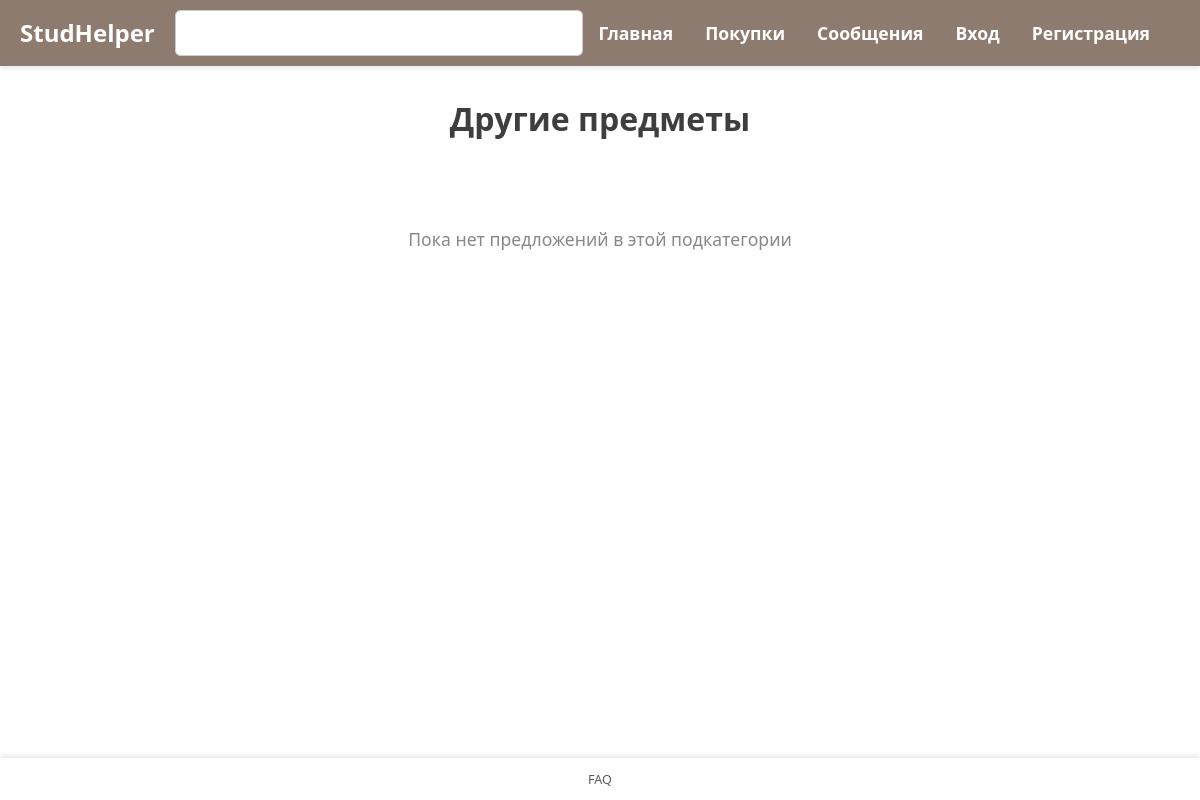
Before: /tema/Алгебра with the older database file.
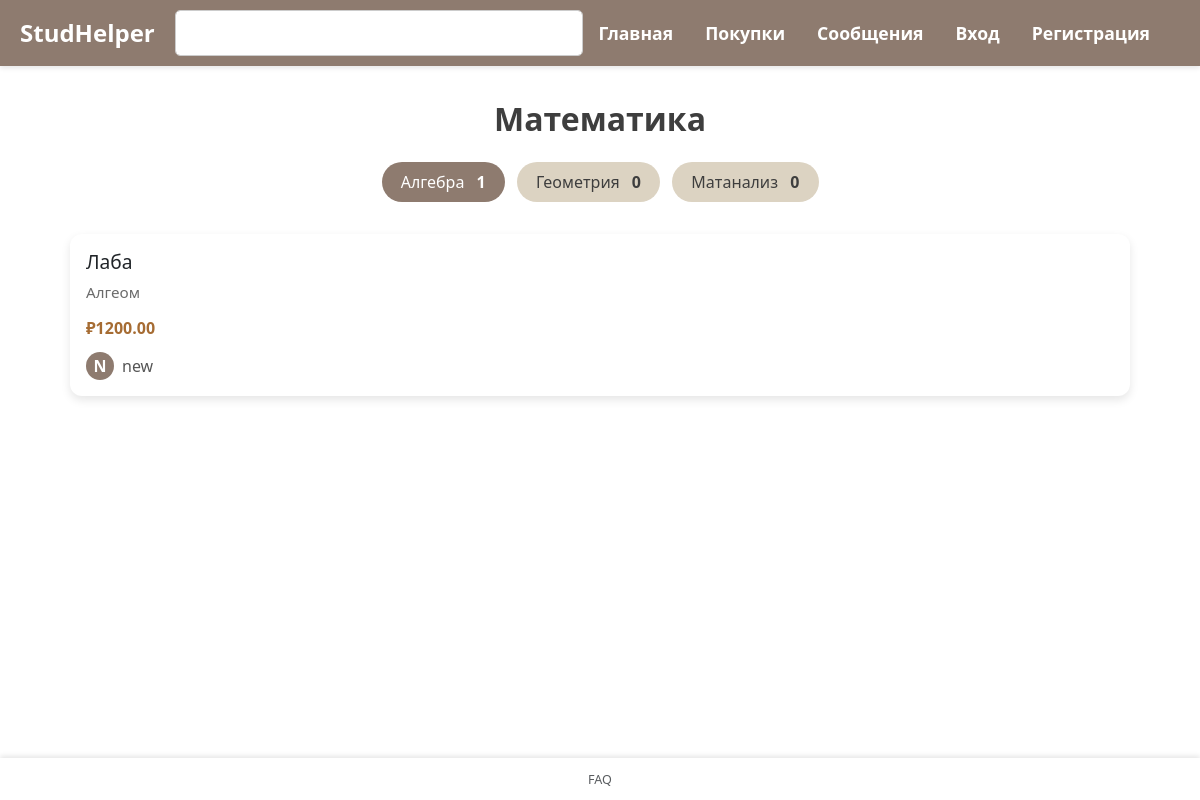
After: the same page with the newer database file.
### app.py (models this page shows)
class Category(db.Model):
    id = db.Column(db.Integer, primary_key=True)
    name = db.Column(db.String(100), unique=True, nullable=False)
    subcategories = db.relationship('Subcategory', backref='category', lazy=True)

class Subcategory(db.Model):
    id = db.Column(db.Integer, primary_key=True)
    name = db.Column(db.String(100), unique=True, nullable=False)
    category_id = db.Column(db.Integer, db.ForeignKey('category.id'), nullable=False)

class Offer(db.Model):
    id = db.Column(db.Integer, primary_key=True)
    title = db.Column(db.String(200), nullable=False)
    description = db.Column(db.Text, nullable=False)
    price = db.Column(db.Float, nullable=False)
    subcategory_id = db.Column(db.Integer, db.ForeignKey('subcategory.id'), nullable=False)
    seller_id = db.Column(db.Integer, db.ForeignKey('user.id'), nullable=False)

class User(db.Model, UserMixin):
    id = db.Column(db.Integer, primary_key=True)
    username = db.Column(db.String(150), unique=True, nullable=False)
    password = db.Column(db.String(150), nullable=False)
    offers = db.relationship('Offer', backref='seller', lazy=True)  # связь с предложениями

### app.py (the view)
@app.route('/tema/<string:subtopic>')
def show_subtopic(subtopic):
    category_name = get_category_for_subtopic(subtopic)
    subcategories = get_subcategories_with_counts(category_name)
    subcategory = Subcategory.query.filter_by(name=subtopic).first()
    if subcategory:
        offers = Offer.query.filter_by(subcategory_id=subcategory.id).order_by(Offer.id.desc()).all()
    else:
        offers = []
    return render_template(
        'tema.html',
        category_name=category_name,
        subtopic_name=subtopic,
        subcategories=subcategories,
        offers=offers
    )

### app.py (called while the page is built)
def get_subcategories_with_counts(category_name):
    category = Category.query.filter_by(name=category_name).first()
    subcategories = []
    if category:
        subcategories = [
            {
                'name': subcategory.name,
                'count': Offer.query.filter_by(subcategory_id=subcategory.id).count()
            }
            for subcategory in category.subcategories
        ]
    return subcategories

def get_category_for_subtopic(subtopic):
    subcategory = Subcategory.query.filter_by(name=subtopic).first()
    if subcategory:
        return subcategory.category.name
    return 'Другие предметы'

### templates/tema.html
{% extends 'base.html' %}
{% block content %}
<div class="tema-page">
    <h1 class="tema-title">{{ category_name }}</h1>
    <div class="subcategory-tabs">
        {% for sub in subcategories %}
        <a href="{{ url_for('show_subtopic', subtopic=sub.name) }}"
           class="subcategory-tab {% if sub.name == subtopic_name %}active{% endif %}">
            {{ sub.name }} <span class="count">{{ sub.count }}</span>
        </a>
        {% endfor %}
    </div>
    {% if offers %}
    <div class="offers-grid">
        {% for offer in offers %}
        <div class="offer-card">
            <a href="{{ url_for('offer', offer_id=offer.id) }}">
                <h3>{{ offer.title }}</h3>
                <p class="description">{{ offer.description }}</p>
                <p class="price">₽{{ "%.2f"|format(offer.price) }}</p>
            </a>
            {% if offer.seller %}
            <a href="{{ url_for('profile', user_id=offer.seller.id) }}" class="seller">
                <span class="avatar">{{ offer.seller.username[0]|upper }}</span>
                {{ offer.seller.username }}
            </a>
            {% else %}
            <p class="seller">Продавец не найден</p>
            {% endif %}
        </div>
        {% endfor %}
    </div>
    {% else %}
    <div class="empty-message">
        Пока нет предложений в этой подкатегории
    </div>
    {% endif %}
</div>
{% endblock %}

Changed rows visible on the page:
added Category: name "Математика"
added Subcategory: name "Алгебра", count "1"
added Subcategory: name "Геометрия", count "0"
added Subcategory: name "Матанализ", count "0"
now on this page (row edited): Offer: title "Лаба", description "Алгеом", price "1200.00", seller "N", seller.username "new"
Other visible differences:
{{ category_name }}: "Другие предметы" → (not shown)
text no longer shown: "Пока нет предложений в этой подкатегории"
